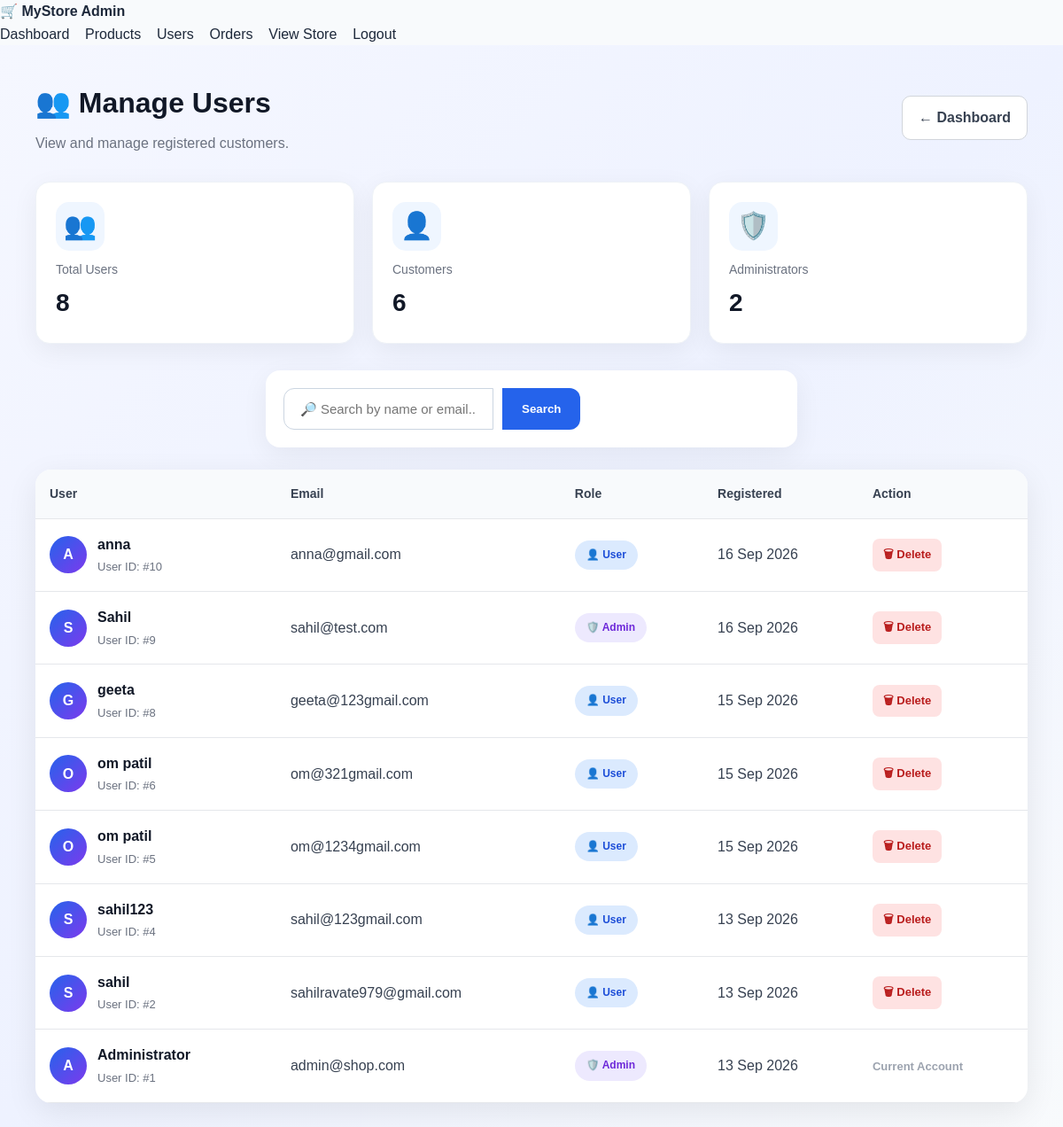
The page /admin/users.php (signed in) on the database its author committed.
### tables this page shows
CREATE TABLE `users` (
  `id` int(11) NOT NULL,
  `name` varchar(100) NOT NULL,
  `email` varchar(150) NOT NULL,
  `password` varchar(255) NOT NULL,
  `role` enum('user','admin') NOT NULL DEFAULT 'user',
  `created_at` timestamp NOT NULL DEFAULT current_timestamp()
);

### admin/users.php (the view, shortened to what this page needs)
<?php
require_once "../config/database.php";
$search = trim(
    $_GET["search"] ?? ""
);
if ($search !== "") {
    $search_value =
        "%" . $search . "%";
    $stmt = $conn->prepare(
        "SELECT
            id,
            name,
            email,
            role,
            created_at
         FROM users
         WHERE
            name LIKE ?
            OR email LIKE ?
         ORDER BY created_at DESC"
    );
    $stmt->bind_param(
        "ss",
        $search_value,
        $search_value
    );
    $stmt->execute();
    $result =
        $stmt->get_result();
} else {
    $result = $conn->query(
        "SELECT
            id,
            name,
            email,
            role,
            created_at
         FROM users
         ORDER BY created_at DESC"
    );
}
$users = [];
while ($row = $result->fetch_assoc()) {
    $users[] = $row;
}
$total_users = count($users);
$total_admins = 0;
$total_normal_users = 0;
foreach ($users as $user) {
    if ($user["role"] === "admin") {
        $total_admins++;
    } else {
        $total_normal_users++;
    }
}
?>
<!DOCTYPE html>
<html lang="en">
<head>
    <link
        rel="stylesheet"
        href="../assets/css/style.css"
    >
</head>
<body>
<nav class="admin-topbar">
    <div>
        <strong>
            🛒 MyStore Admin
        </strong>
    </div>
    <div>
        <a href="dashboard.php">
            Dashboard
        </a>
        <a href="products.php">
            Products
        </a>
        <a href="users.php">
            Users
        </a>
        <a href="orders.php">
            Orders
        </a>
        <a href="../index.php">
            View Store
        </a>
        <a href="../logout.php">
            Logout
        </a>
    </div>
</nav>
<section class="users-page">
    <div class="users-container">
        <div class="users-header">
            <div>
                <h1>
                    👥 Manage Users
                </h1>
                <p>
                    View and manage registered customers.
                </p>
            </div>
            <a
                href="dashboard.php"
                class="back-btn"
            >
                ← Dashboard
            </a>
        </div>
        <div class="user-stats">
            <div class="user-stat">
                <div class="stat-icon">
                    👥
                </div>
                <div class="stat-label">
                    Total Users
                </div>
                <div class="stat-number">
                    <?php echo $total_users; ?>
                </div>
            </div>
            <div class="user-stat">
                <div class="stat-icon">
                    👤
                </div>
                <div class="stat-label">
                    Customers
                </div>
                <div class="stat-number">
                    <?php
                    echo $total_normal_users;
                    ?>
                </div>
            </div>
            <div class="user-stat">
                <div class="stat-icon">
                    🛡️
                </div>
                <div class="stat-label">
                    Administrators
                </div>
                <div class="stat-number">
                    <?php
                    echo $total_admins;
                    ?>
                </div>
            </div>
        </div>
        <div class="search-box">
            <form
                method="GET"
                class="search-form"
            >
                <input
                    type="text"
                    name="search"
                    class="search-input"
                    value="<?php
                    echo htmlspecialchars($search);
                    ?>"
                    placeholder="🔎 Search by name or email..."
                >
                <button
                    type="submit"
                    class="search-btn"
                >
                    Search
                </button>
            </form>
        </div>
        <div class="users-table-box">
            <?php if (empty($users)): ?>
                <div class="empty-users">
                    <div class="empty-icon">
                        👥
                    </div>
                    <h2>
                        No Users Found
                    </h2>
                    <p>
                        No registered users match your search.
                    </p>
                </div>
            <?php else: ?>
                <table class="users-table">
                    <thead>
                        <tr>
                            <th>
                                User
                            </th>
                            <th>
                                Email
                            </th>
                            <th>
                                Role
                            </th>
                            <th>
                                Registered
                            </th>
                            <th>
                                Action
                            </th>
                        </tr>
                    </thead>
                    <tbody>
                        <?php foreach (
                            $users as $user
                        ): ?>
                            <?php
                            $first_letter =
                                strtoupper(
                                    substr(
                                        $user["name"],
                                        0,
                                        1
                                    )
                                );
                            ?>
                            <tr>
                                <td>
                                    <div class="user-info">
                                        <div class="avatar">
                                            <?php
                                            echo htmlspecialchars(
                                                $first_letter
                                            );
                                            ?>
                                        </div>
                                        <div>
                                            <div class="user-name">
                                                <?php
                                                echo htmlspecialchars(
                                                    $user["name"]
                                                );
                                                ?>
                                            </div>
                                            <div class="user-email">
                                                User ID:
                                                #<?php
                                                echo $user["id"];
                                                ?>
                                            </div>
                                        </div>
                                    </div>
                                </td>
                                <td>
                                    <?php
                                    echo htmlspecialchars(
                                        $user["email"]
                                    );
                                    ?>
                                </td>
                                <td>
                                    <?php if (
                                        $user["role"] === "admin"
                                    ): ?>
                                        <span
                                            class="
                                                role-badge
                                                role-admin
                                            "
                                        >
                                            🛡️ Admin
                                        </span>
                                    <?php else: ?>
                                        <span
                                            class="
                                                role-badge
                                                role-user
                                            "
                                        >
                                            👤 User
                                        </span>
                                    <?php endif; ?>
                                </td>
                                <td>
                                    <?php
                                    echo date(
                                        "d M Y",
                                        strtotime(
                                            $user["created_at"]
                                        )
                                    );
                                    ?>
                                </td>
                                <td>
                                    <?php if (
                                        intval(
                                            $user["id"]
                                        )
                                        ===
                                        intval(
                                            $_SESSION["user_id"]
                                        )
                                    ): ?>
                                        <span class="current-user">
                                            Current Account
                                        </span>
                                    <?php else: ?>
                                        <a
                                            href="
                                                users.php?action=delete&id=<?php
                                                echo $user["id"];
                                                ?>"
                                            class="delete-user"
                                            onclick="
                                                return confirm(
                                                    'Are you sure you want to delete this user?'
                                                );
                                            "
                                        >
                                            🗑 Delete
                                        </a>
                                    <?php endif; ?>
                                </td>
                            </tr>
                        <?php endforeach; ?>
                    </tbody>
                </table>
            <?php endif; ?>
        </div>
    </div>
</section>
</body>
</html>

### assets/css/style.css (style rules this page uses)
* { margin: 0; padding: 0; box-sizing: border-box; }
html { scroll-behavior: smooth; }
body { font-family: Arial, Helvetica, sans-serif; background: #f8fafc; color: #1e293b; line-height: 1.6; }
a { text-decoration: none; color: inherit; }
button, input, textarea, select { font-family: inherit; }
.stat-icon { width: 55px; height: 55px; flex-shrink: 0; display: flex; align-items: center; justify-content: center; border-radius: 15px; background: #eff6ff; font-size: 24px; }
.search-box { display: flex; max-width: 600px; margin: 0 auto 35px; }
.search-box input { flex: 1; padding: 14px 18px; border: 1px solid #cbd5e1; border-radius: 12px 0 0 12px; outline: none; font-size: 15px; }
.search-box button { padding: 14px 22px; border: none; border-radius: 0 12px 12px 0; background: #2563eb; color: white; cursor: pointer; }

### admin/users.php (style rules this page uses)
.users-page { min-height: 100vh; padding: 40px; background: linear-gradient( 135deg, #f5f7ff, #eef2ff, #f8fafc ); }
.users-container { max-width: 1250px; margin: auto; }
.users-header { display: flex; justify-content: space-between; align-items: center; gap: 20px; margin-bottom: 30px; }
.users-header h1 { margin: 0; font-size: 32px; color: #111827; }
.users-header p { margin-top: 7px; color: #6b7280; }
.back-btn { display: inline-block; padding: 11px 18px; background: white; border: 1px solid #d1d5db; border-radius: 10px; text-decoration: none; color: #374151; font-weight: 700; }
.user-stats { display: grid; grid-template-columns: repeat(3, 1fr); gap: 20px; margin-bottom: 30px; }
.user-stat { background: white; border-radius: 16px; padding: 22px; box-shadow: 0 8px 30px rgba(0, 0, 0, 0.06); border: 1px solid #eef2f7; }
.stat-icon { font-size: 30px; margin-bottom: 10px; }
.stat-label { color: #6b7280; font-size: 14px; margin-bottom: 5px; }
.stat-number { font-size: 28px; font-weight: 800; color: #111827; }
.search-box { background: white; padding: 20px; border-radius: 16px; box-shadow: 0 8px 30px rgba(0, 0, 0, 0.06); margin-bottom: 25px; }
.search-form { display: flex; gap: 10px; }
.search-input { flex: 1; padding: 13px 15px; border: 1px solid #d1d5db; border-radius: 10px; font-size: 15px; outline: none; }
.search-btn { border: none; padding: 13px 22px; border-radius: 10px; background: linear-gradient( 135deg, #2563eb, #7c3aed ); color: white; font-weight: 700; cursor: pointer; }
.users-table-box { background: white; border-radius: 18px; overflow-x: auto; box-shadow: 0 10px 35px rgba(0, 0, 0, 0.08); }
.users-table { width: 100%; min-width: 800px; border-collapse: collapse; }
.users-table th { text-align: left; padding: 16px; background: #f8fafc; color: #374151; font-size: 14px; border-bottom: 1px solid #e5e7eb; }
.users-table td { padding: 16px; border-bottom: 1px solid #e5e7eb; color: #374151; }
.user-info { display: flex; align-items: center; gap: 12px; }
.avatar { width: 42px; height: 42px; border-radius: 50%; display: flex; align-items: center; justify-content: center; background: linear-gradient( 135deg, #2563eb, #7c3aed ); color: white; font-weight: 800; font-size: 16px; }
.user-name { font-weight: 700; color: #111827; }
.user-email { color: #6b7280; font-size: 13px; margin-top: 3px; }
.role-badge { display: inline-block; padding: 7px 13px; border-radius: 20px; font-size: 12px; font-weight: 800; }
.role-admin { background: #ede9fe; color: #6d28d9; }
.role-user { background: #dbeafe; color: #1d4ed8; }
.delete-user { display: inline-block; padding: 8px 12px; background: #fee2e2; color: #b91c1c; border-radius: 8px; text-decoration: none; font-size: 13px; font-weight: 700; }
.current-user { color: #9ca3af; font-size: 13px; font-weight: 600; }

### rows shown on the page
users: name "A", name "anna", id "10", email "anna@gmail.com", role "👤 User", created_at "16 Sep 2026"
users: name "S", name "Sahil", id "9", email "sahil@test.com", role "🛡️ Admin", created_at "16 Sep 2026"
users: name "G", name "geeta", id "8", email "geeta@123gmail.com", role "👤 User", created_at "15 Sep 2026"
users: name "O", name "om patil", id "6", email "om@321gmail.com", role "👤 User", created_at "15 Sep 2026"
users: name "O", name "om patil", id "5", email "om@1234gmail.com", role "👤 User", created_at "15 Sep 2026"
users: name "S", name "sahil123", id "4", email "sahil@123gmail.com", role "👤 User", created_at "13 Sep 2026"
users: name "S", name "sahil", id "2", email "sahilravate979@gmail.com", role "👤 User", created_at "13 Sep 2026"
users: name "A", name "Administrator", id "1", email "admin@shop.com", role "🛡️ Admin", created_at "13 Sep 2026", shows "Current Account"

### other values the page prints
$total_users "8"
$total_normal_users "6"
$total_admins "2"
